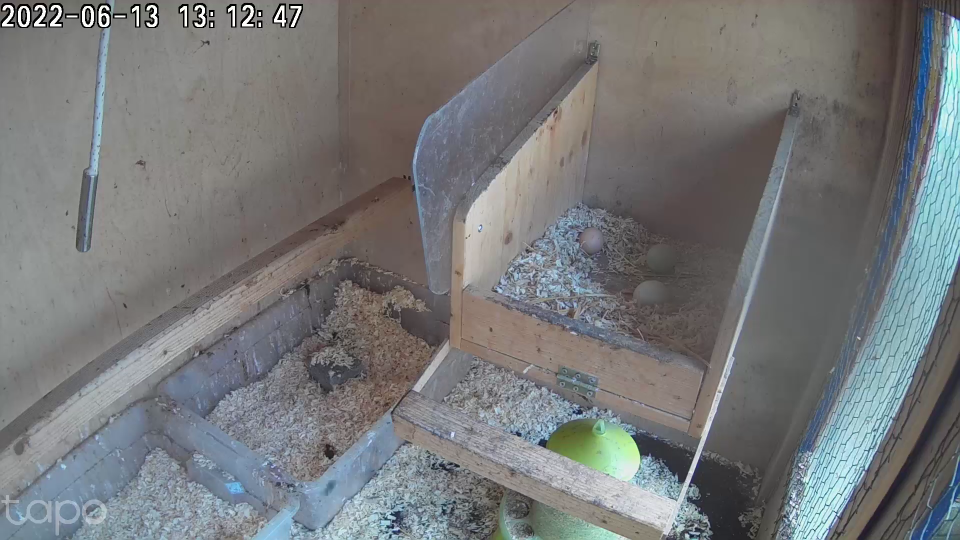
#> input picture webcam-viewer/eggSample59.png, 1920 x 1080 px (shown at 1/2 size)
$ jupyter execute --allow-errors houghTest.ipynb
#> lines starting #> are read from the running program, lines starting #| are printed output that depends on the picture
[cell 1]
import matplotlib.pyplot as plt
import numpy as np
import cv2

from skimage import color, img_as_ubyte, io
from skimage.feature import canny
from skimage.transform import hough_ellipse, resize
from skimage.draw import ellipse_perimeter
from skimage.filters import gaussian

# Load picture, convert to grayscale and detect edges
image_rgb = io.imread("eggSample59.png")[:,:,:3]
#> image_rgb is the input picture: shape (1080, 1920, 3); mean R, G, B 118.1, 119.8, 120.8
image_gray = cv2.cvtColor(image_rgb, cv2.COLOR_BGR2GRAY)
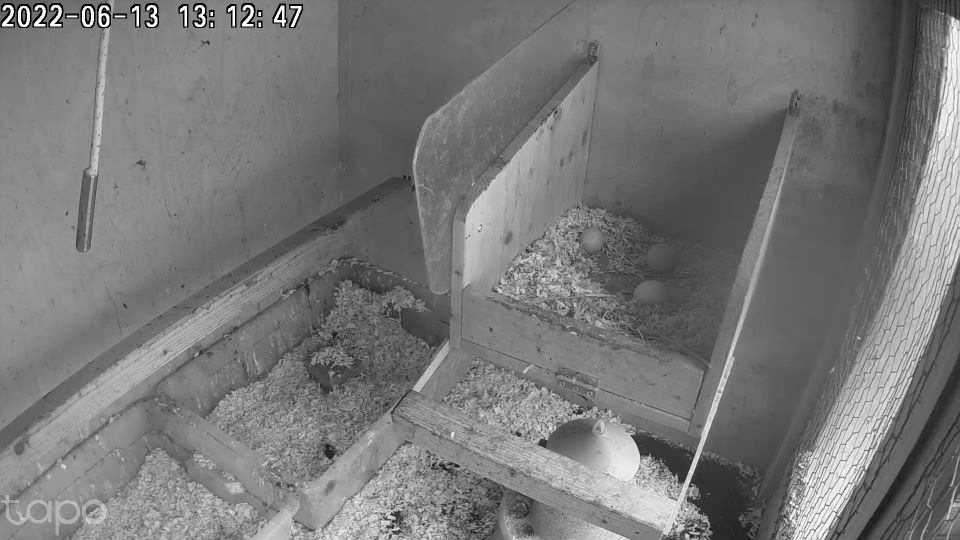
#> image_gray: shape (1080, 1920) (shown at 1/2 size); min 0, max 255, mean 119.9
image_gaussian = cv2.GaussianBlur(image_gray, (9, 9), 1)
image_gaussian = cv2.Canny(image_gaussian, 20, 20)
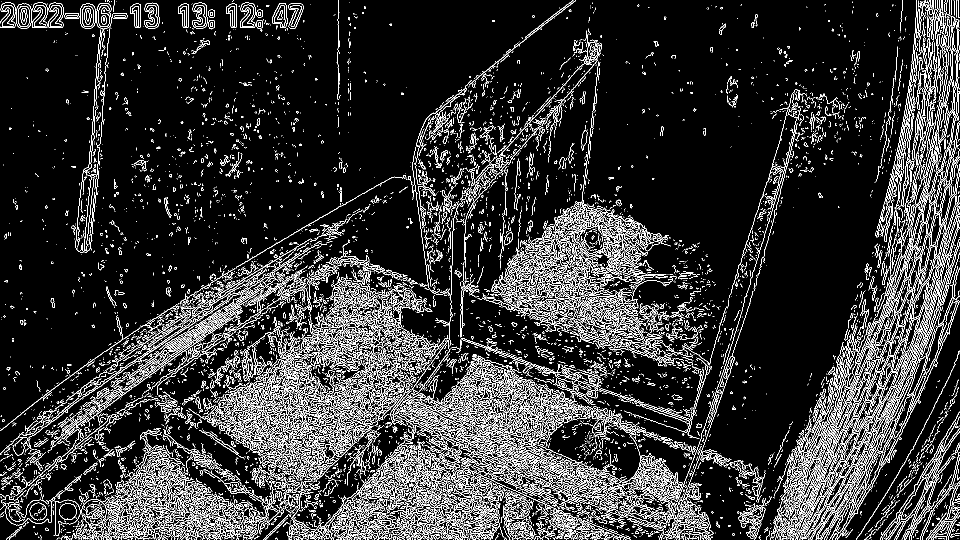
#> image_gaussian: shape (1080, 1920) (shown at 1/2 size); 12.3% white in thin lines or dots
# image_gray = cv2.cvtColor(image_gaussian, cv2.COLOR_)
# image_gaussian = gaussian(image_gray, sigma = 0.7)

cv2.imshow('Test', image_gaussian)
cv2.waitKey(0)
cv2.destroyAllWindows()

[cell 2]
cimg = cv2.cvtColor(image_gaussian,cv2.COLOR_GRAY2BGR)
#> cimg: shape (1080, 1920, 3); 12.3% white in thin lines or dots
circles = cv2.HoughCircles(image_gaussian,cv2.HOUGH_GRADIENT,1,20, param1=50,param2=20,minRadius=30,maxRadius=50)
#> circles = 756 rows, first 8: [963.5, 1003.5, 49.4], [973.5, 954.5, 49.4], [1692.5, 935.5, 49.4], [916.5, 1018.5, 49.4], [364.5, 1008.5, 49.4], [926.5, 837.5, 49.4], [1832.5, 357.5, 49.4], [1859.5, 339.5, 49.4]
circles = np.uint16(np.around(circles))
#> circles = 756 rows, first 8: [964, 1004, 49], [974, 954, 49], [1692, 936, 49], [916, 1018, 49], [364, 1008, 49], [926, 838, 49], [1832, 358, 49], [1860, 340, 49]
for i in circles[0,:]:
    # draw the outer circle
    cv2.circle(cimg,(i[0],i[1]),i[2],(0,255,0),2)
    # draw the center of the circle
    cv2.circle(cimg,(i[0],i[1]),2,(0,0,255),3)
#> this loop made 756 passes
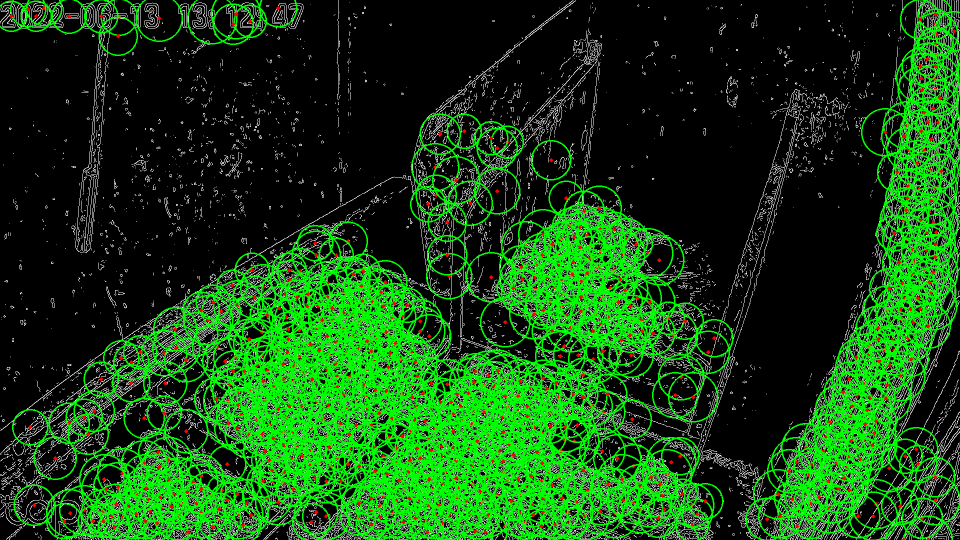
#> cimg: shape (1080, 1920, 3) (shown at 1/2 size); mean B, G, R 17.1, 70.7, 19.8
cv2.imshow('detected circles',cimg)
cv2.waitKey(0)
cv2.destroyAllWindows()

[cell 3]
print(circles)
#> (printed output is left out)

$ run again, with webcam-viewer/source.PNG copied over webcam-viewer/eggSample59.png
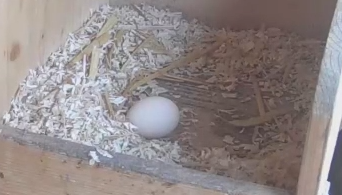
#> input picture webcam-viewer/source.PNG, 342 x 195 px
#> `image_gaussian = cv2.Canny(image_gaussian, 20, 20)`:
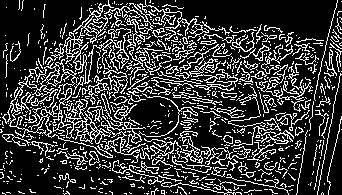
#> image_gaussian: shape (195, 342); 21.7% white in thin lines or dots
#> `circles = cv2.HoughCircles(image_gaussian,cv2.HOUGH_GRADIENT,1,20, par..`: circles = 45 rows, first 8: [149.5, 85.5, 49.4], [61.5, 111.5, 49.4], [112.5, 55.5, 49.4], [139.5, 121.5, 49.4], [210.5, 115.5, 49.4], [179.5, 122.5, 49.4], [92.5, 76.5, 49.4], [219.5, 142.5, 49.4]
#> `circles = np.uint16(np.around(circles))`: circles = 45 rows, first 8: [150, 86, 49], [62, 112, 49], [112, 56, 49], [140, 122, 49], [210, 116, 49], [180, 122, 49], [92, 76, 49], [220, 142, 49]
#> the loop `for i in circles[0,:]:` made 45 passes
#> after the loop `for i in circles[0,:]:`:
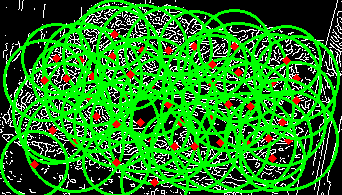
#> cimg: shape (195, 342, 3); mean B, G, R 27.3, 128.9, 32.7
#> (printed output is left out)

$ run again, with webcam-viewer/source2.PNG copied over webcam-viewer/eggSample59.png
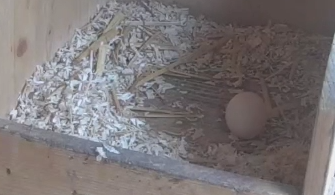
#> input picture webcam-viewer/source2.PNG, 335 x 195 px
#> `image_gaussian = cv2.Canny(image_gaussian, 20, 20)`:
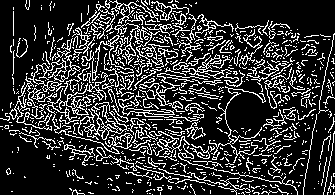
#> image_gaussian: shape (195, 335); 20.3% white in thin lines or dots
#> `circles = cv2.HoughCircles(image_gaussian,cv2.HOUGH_GRADIENT,1,20, par..`: circles = 36 rows, first 8: [120.5, 65.5, 49.4], [104.5, 112.5, 49.4], [134.5, 87.5, 49.4], [176.5, 129.5, 49.4], [146.5, 61.5, 49.4], [150.5, 119.5, 49.4], [94.5, 93.5, 47.2], [201.5, 112.5, 49.4]
#> `circles = np.uint16(np.around(circles))`: circles = 36 rows, first 8: [120, 66, 49], [104, 112, 49], [134, 88, 49], [176, 130, 49], [146, 62, 49], [150, 120, 49], [94, 94, 47], [202, 112, 49]
#> the loop `for i in circles[0,:]:` made 36 passes
#> after the loop `for i in circles[0,:]:`:
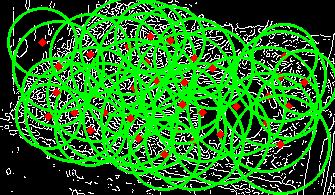
#> cimg: shape (195, 335, 3); mean B, G, R 27.7, 115, 32
#> (printed output is left out)

$ run again, with webcam-viewer/source3.PNG copied over webcam-viewer/eggSample59.png
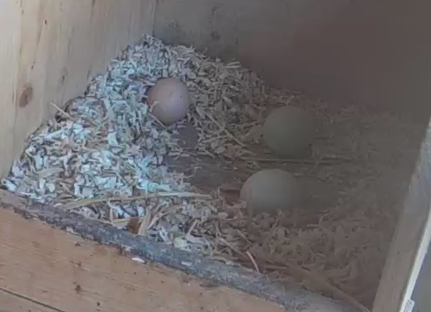
#> input picture webcam-viewer/source3.PNG, 431 x 312 px
#> `image_gaussian = cv2.Canny(image_gaussian, 20, 20)`:
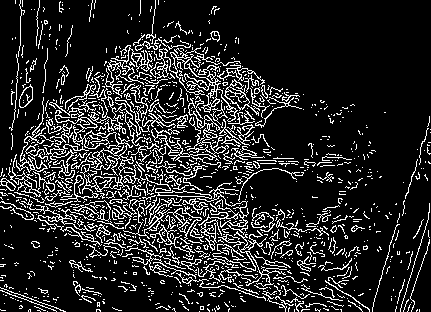
#> image_gaussian: shape (312, 431); 15.2% white in thin lines or dots
#> `circles = cv2.HoughCircles(image_gaussian,cv2.HOUGH_GRADIENT,1,20, par..`: circles = 61 rows, first 8: [129.5, 199.5, 49.4], [175.5, 113.5, 49.4], [65.5, 172.5, 49.4], [80.5, 150.5, 49.4], [153.5, 215.5, 49.4], [100.5, 152.5, 49.4], [136.5, 101.5, 49.4], [102.5, 175.5, 49.4]
#> `circles = np.uint16(np.around(circles))`: circles = 61 rows, first 8: [130, 200, 49], [176, 114, 49], [66, 172, 49], [80, 150, 49], [154, 216, 49], [100, 152, 49], [136, 102, 49], [102, 176, 49]
#> the loop `for i in circles[0,:]:` made 61 passes
#> after the loop `for i in circles[0,:]:`:
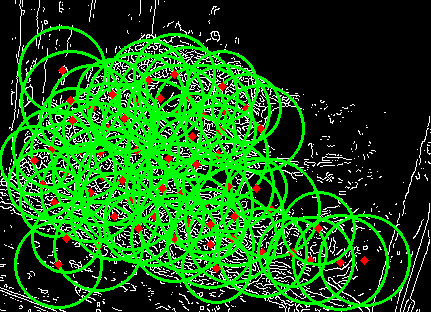
#> cimg: shape (312, 431, 3); mean B, G, R 20.3, 88.5, 23.6
#> (printed output is left out)
